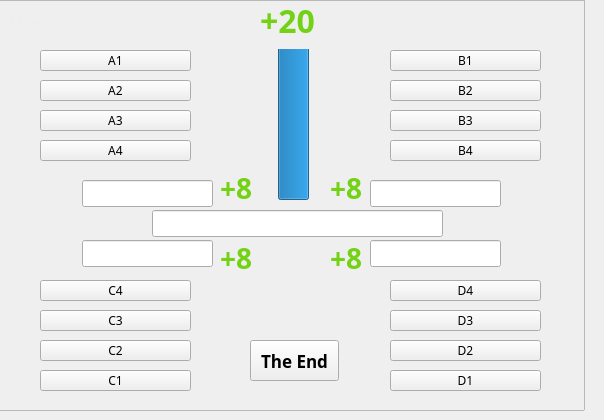
    <widget class="QWidget" name="pageLevelAsociations">
     <widget class="QFrame" name="frameLevelAscociations">
      <property name="geometry">
       <rect>
        <x>-10</x>
        <y>0</y>
        <width>595</width>
        <height>411</height>
       </rect>
      </property>
      <property name="font">
       <font>
        <family>Comfortaa</family>
       </font>
      </property>
      <property name="frameShape">
       <enum>QFrame::StyledPanel</enum>
      </property>
      <property name="frameShadow">
       <enum>QFrame::Raised</enum>
      </property>
      <widget class="QLabel" name="labelBackground">
       <property name="geometry">
        <rect>
         <x>0</x>
         <y>-20</y>
         <width>631</width>
         <height>461</height>
        </rect>
       </property>
       <property name="font">
        <font>
         <family>Comfortaa</family>
        </font>
       </property>
       <property name="text">
        <string/>
       </property>
       <property name="pixmap">
        <pixmap resource="../resources/images/images.qrc">:/img/background.jpg</pixmap>
       </property>
      </widget>
      <widget class="QLabel" name="labelPingivn">
       <property name="geometry">
        <rect>
         <x>250</x>
         <y>270</y>
         <width>101</width>
         <height>121</height>
        </rect>
       </property>
       <property name="font">
        <font>
         <family>Comfortaa</family>
        </font>
       </property>
       <property name="text">
        <string/>
       </property>
       <property name="pixmap">
        <pixmap resource="../resources/images/images.qrc">:/img/Tux.png</pixmap>
       </property>
       <property name="scaledContents">
        <bool>true</bool>
       </property>
      </widget>
      <widget class="QLabel" name="labelASUsernameValue">
       <property name="geometry">
        <rect>
         <x>120</x>
         <y>10</y>
         <width>141</width>
         <height>20</height>
        </rect>
       </property>
       <property name="font">
        <font>
         <family>Comfortaa</family>
         <pointsize>13</pointsize>
        </font>
       </property>
       <property name="styleSheet">
        <string notr="true">color: rgb(255, 255, 255);</string>
       </property>
       <property name="text">
        <string/>
       </property>
       <property name="textFormat">
        <enum>Qt::AutoText</enum>
       </property>
      </widget>
      <widget class="QPushButton" name="A1">
       <property name="geometry">
        <rect>
         <x>50</x>
         <y>50</y>
         <width>151</width>
         <height>21</height>
        </rect>
       </property>
       <property name="font">
        <font>
         <family>Comfortaa</family>
        </font>
       </property>
       <property name="text">
        <string>A1</string>
       </property>
      </widget>
      <widget class="QPushButton" name="A2">
       <property name="geometry">
        <rect>
         <x>50</x>
         <y>80</y>
         <width>151</width>
         <height>21</height>
        </rect>
       </property>
       <property name="font">
        <font>
         <family>Comfortaa</family>
        </font>
       </property>
       <property name="text">
        <string>A2</string>
       </property>
      </widget>
      <widget class="QPushButton" name="A3">
       <property name="geometry">
        <rect>
         <x>50</x>
         <y>110</y>
         <width>151</width>
         <height>21</height>
        </rect>
       </property>
       <property name="font">
        <font>
         <family>Comfortaa</family>
        </font>
       </property>
       <property name="text">
        <string>A3</string>
       </property>
      </widget>
      <widget class="QPushButton" name="A4">
       <property name="geometry">
        <rect>
         <x>50</x>
         <y>140</y>
         <width>151</width>
         <height>21</height>
        </rect>
       </property>
       <property name="font">
        <font>
         <family>Comfortaa</family>
        </font>
       </property>
       <property name="styleSheet">
        <string notr="true">border-color: rgb(85, 0, 0);</string>
       </property>
       <property name="text">
        <string>A4</string>
       </property>
      </widget>
      <widget class="QPushButton" name="B1">
       <property name="geometry">
        <rect>
         <x>400</x>
         <y>50</y>
         <width>151</width>
         <height>21</height>
        </rect>
       </property>
       <property name="font">
        <font>
         <family>Comfortaa</family>
        </font>
       </property>
       <property name="text">
        <string>B1</string>
       </property>
      </widget>
      <widget class="QPushButton" name="B2">
       <property name="geometry">
        <rect>
         <x>400</x>
         <y>80</y>
         <width>151</width>
         <height>21</height>
        </rect>
       </property>
       <property name="font">
        <font>
         <family>Comfortaa</family>
        </font>
       </property>
       <property name="text">
        <string>B2</string>
       </property>
      </widget>
      <widget class="QPushButton" name="B3">
       <property name="geometry">
        <rect>
         <x>400</x>
         <y>110</y>
         <width>151</width>
         <height>21</height>
        </rect>
       </property>
       <property name="font">
        <font>
         <family>Comfortaa</family>
        </font>
       </property>
       <property name="text">
        <string>B3</string>
       </property>
      </widget>
      <widget class="QPushButton" name="B4">
       <property name="geometry">
        <rect>
         <x>400</x>
         <y>140</y>
         <width>151</width>
         <height>21</height>
        </rect>
       </property>
       <property name="font">
        <font>
         <family>Comfortaa</family>
        </font>
       </property>
       <property name="text">
        <string>B4</string>
       </property>
      </widget>
      <widget class="QPushButton" name="C1">
       <property name="geometry">
        <rect>
         <x>50</x>
         <y>370</y>
         <width>151</width>
         <height>21</height>
        </rect>
       </property>
       <property name="font">
        <font>
         <family>Comfortaa</family>
        </font>
       </property>
       <property name="text">
        <string>C1</string>
       </property>
      </widget>
      <widget class="QPushButton" name="C2">
       <property name="geometry">
        <rect>
         <x>50</x>
         <y>340</y>
         <width>151</width>
         <height>21</height>
        </rect>
       </property>
       <property name="font">
        <font>
         <family>Comfortaa</family>
        </font>
       </property>
       <property name="text">
        <string>C2</string>
       </property>
      </widget>
      <widget class="QPushButton" name="C3">
       <property name="geometry">
        <rect>
         <x>50</x>
         <y>310</y>
         <width>151</width>
         <height>21</height>
        </rect>
       </property>
       <property name="font">
        <font>
         <family>Comfortaa</family>
        </font>
       </property>
       <property name="text">
        <string>C3</string>
       </property>
      </widget>
      <widget class="QPushButton" name="C4">
       <property name="geometry">
        <rect>
         <x>50</x>
         <y>280</y>
         <width>151</width>
         <height>21</height>
        </rect>
       </property>
       <property name="font">
        <font>
         <family>Comfortaa</family>
        </font>
       </property>
       <property name="text">
        <string>C4</string>
       </property>
      </widget>
      <widget class="QPushButton" name="D1">
       <property name="geometry">
        <rect>
         <x>400</x>
         <y>370</y>
         <width>151</width>
         <height>21</height>
        </rect>
       </property>
       <property name="font">
        <font>
         <family>Comfortaa</family>
        </font>
       </property>
       <property name="text">
        <string>D1</string>
       </property>
      </widget>
      <widget class="QPushButton" name="D2">
       <property name="geometry">
        <rect>
         <x>400</x>
         <y>340</y>
         <width>151</width>
         <height>21</height>
        </rect>
       </property>
       <property name="font">
        <font>
         <family>Comfortaa</family>
        </font>
       </property>
       <property name="text">
        <string>D2</string>
       </property>
      </widget>
      <widget class="QPushButton" name="D3">
       <property name="geometry">
        <rect>
         <x>400</x>
         <y>310</y>
         <width>151</width>
         <height>21</height>
        </rect>
       </property>
       <property name="font">
        <font>
         <family>Comfortaa</family>
        </font>
       </property>
       <property name="text">
        <string>D3</string>
       </property>
      </widget>
      <widget class="QPushButton" name="D4">
       <property name="geometry">
        <rect>
         <x>400</x>
         <y>280</y>
         <width>151</width>
         <height>21</height>
        </rect>
       </property>
       <property name="font">
        <font>
         <family>Comfortaa</family>
        </font>
       </property>
       <property name="autoFillBackground">
        <bool>false</bool>
       </property>
       <property name="styleSheet">
        <string notr="true"/>
       </property>
       <property name="text">
        <string>D4</string>
       </property>
       <property name="checkable">
        <bool>false</bool>
       </property>
      </widget>
      <widget class="QLineEdit" name="konacnoResenje">
       <property name="geometry">
        <rect>
         <x>162</x>
         <y>210</y>
         <width>291</width>
         <height>27</height>
        </rect>
       </property>
       <property name="font">
        <font>
         <family>Comfortaa</family>
        </font>
       </property>
       <property name="alignment">
        <set>Qt::AlignCenter</set>
       </property>
      </widget>
      <widget class="QLineEdit" name="ResenjeC">
       <property name="geometry">
        <rect>
         <x>92</x>
         <y>240</y>
         <width>131</width>
         <height>27</height>
        </rect>
       </property>
       <property name="font">
        <font>
         <family>Comfortaa</family>
        </font>
       </property>
       <property name="alignment">
        <set>Qt::AlignCenter</set>
       </property>
      </widget>
      <widget class="QLineEdit" name="ResenjeA">
       <property name="geometry">
        <rect>
         <x>92</x>
         <y>180</y>
         <width>131</width>
         <height>27</height>
        </rect>
       </property>
       <property name="font">
        <font>
         <family>Comfortaa</family>
        </font>
       </property>
       <property name="alignment">
        <set>Qt::AlignCenter</set>
       </property>
      </widget>
      <widget class="QLineEdit" name="ResenjeB">
       <property name="geometry">
        <rect>
         <x>380</x>
         <y>180</y>
         <width>131</width>
         <height>27</height>
        </rect>
       </property>
       <property name="font">
        <font>
         <family>Comfortaa</family>
        </font>
       </property>
       <property name="alignment">
        <set>Qt::AlignCenter</set>
       </property>
      </widget>
      <widget class="QLineEdit" name="ResenjeD">
       <property name="geometry">
        <rect>
         <x>380</x>
         <y>240</y>
         <width>131</width>
         <height>27</height>
        </rect>
       </property>
       <property name="font">
        <font>
         <family>Comfortaa</family>
        </font>
       </property>
       <property name="alignment">
        <set>Qt::AlignCenter</set>
       </property>
      </widget>
      <widget class="QProgressBar" name="asocProgressBar">
       <property name="geometry">
        <rect>
         <x>288</x>
         <y>49</y>
         <width>31</width>
         <height>151</height>
        </rect>
       </property>
       <property name="value">
        <number>100</number>
       </property>
       <property name="orientation">
        <enum>Qt::Vertical</enum>
       </property>
       <property name="format">
        <string/>
       </property>
      </widget>
      <widget class="QLabel" name="labelASPointsWon">
       <property name="geometry">
        <rect>
         <x>270</x>
         <y>0</y>
         <width>71</width>
         <height>41</height>
        </rect>
       </property>
       <property name="font">
        <font>
         <pointsize>24</pointsize>
         <weight>75</weight>
         <bold>true</bold>
        </font>
       </property>
       <property name="styleSheet">
        <string notr="true">color: rgb(115, 210, 22);</string>
       </property>
       <property name="text">
        <string>+20</string>
       </property>
      </widget>
      <widget class="QLabel" name="labelASUserName">
       <property name="geometry">
        <rect>
         <x>20</x>
         <y>10</y>
         <width>101</width>
         <height>21</height>
        </rect>
       </property>
       <property name="font">
        <font>
         <family>Comfortaa</family>
         <pointsize>13</pointsize>
        </font>
       </property>
       <property name="styleSheet">
        <string notr="true">color: rgb(238, 238, 236);</string>
       </property>
       <property name="text">
        <string>Username:</string>
       </property>
      </widget>
      <widget class="QLabel" name="labelASScore">
       <property name="geometry">
        <rect>
         <x>425</x>
         <y>10</y>
         <width>101</width>
         <height>21</height>
        </rect>
       </property>
       <property name="font">
        <font>
         <family>Comfortaa</family>
         <pointsize>13</pointsize>
        </font>
       </property>
       <property name="styleSheet">
        <string notr="true">color: rgb(238, 238, 236);</string>
       </property>
       <property name="text">
        <string>Score:</string>
       </property>
      </widget>
      <widget class="QLabel" name="labelASScoreValue">
       <property name="geometry">
        <rect>
         <x>480</x>
         <y>10</y>
         <width>101</width>
         <height>21</height>
        </rect>
       </property>
       <property name="font">
        <font>
         <family>Comfortaa</family>
         <pointsize>13</pointsize>
        </font>
       </property>
       <property name="styleSheet">
        <string notr="true">color: rgb(238, 238, 236);</string>
       </property>
       <property name="text">
        <string/>
       </property>
      </widget>
      <widget class="QLabel" name="labelASColAPts">
       <property name="geometry">
        <rect>
         <x>230</x>
         <y>170</y>
         <width>39</width>
         <height>37</height>
        </rect>
       </property>
       <property name="font">
        <font>
         <family>Comfortaa</family>
         <pointsize>21</pointsize>
         <weight>75</weight>
         <bold>true</bold>
        </font>
       </property>
       <property name="styleSheet">
        <string notr="true">color: rgb(115, 210, 22);</string>
       </property>
       <property name="text">
        <string>+8</string>
       </property>
      </widget>
      <widget class="QLabel" name="labelASColBPts">
       <property name="geometry">
        <rect>
         <x>340</x>
         <y>170</y>
         <width>39</width>
         <height>37</height>
        </rect>
       </property>
       <property name="font">
        <font>
         <family>Comfortaa</family>
         <pointsize>21</pointsize>
         <weight>75</weight>
         <bold>true</bold>
        </font>
       </property>
       <property name="styleSheet">
        <string notr="true">color: rgb(115, 210, 22);</string>
       </property>
       <property name="text">
        <string>+8</string>
       </property>
      </widget>
      <widget class="QLabel" name="labelASColCPts">
       <property name="geometry">
        <rect>
         <x>230</x>
         <y>240</y>
         <width>39</width>
         <height>37</height>
        </rect>
       </property>
       <property name="font">
        <font>
         <family>Comfortaa</family>
         <pointsize>21</pointsize>
         <weight>75</weight>
         <bold>true</bold>
        </font>
       </property>
       <property name="styleSheet">
        <string notr="true">color: rgb(115, 210, 22);</string>
       </property>
       <property name="text">
        <string>+8</string>
       </property>
      </widget>
      <widget class="QLabel" name="labelASColDPts">
       <property name="geometry">
        <rect>
         <x>340</x>
         <y>240</y>
         <width>39</width>
         <height>37</height>
        </rect>
       </property>
       <property name="font">
        <font>
         <family>Comfortaa</family>
         <pointsize>21</pointsize>
         <weight>75</weight>
         <bold>true</bold>
        </font>
       </property>
       <property name="styleSheet">
        <string notr="true">color: rgb(115, 210, 22);</string>
       </property>
       <property name="text">
        <string>+8</string>
       </property>
      </widget>
      <widget class="QPushButton" name="pushButtonTheEnd">
       <property name="geometry">
        <rect>
         <x>260</x>
         <y>340</y>
         <width>89</width>
         <height>41</height>
        </rect>
       </property>
       <property name="font">
        <font>
         <family>Comfortaa</family>
         <pointsize>13</pointsize>
         <weight>75</weight>
         <bold>true</bold>
        </font>
       </property>
       <property name="text">
        <string>The End</string>
       </property>
      </widget>
     </widget>
    </widget>
